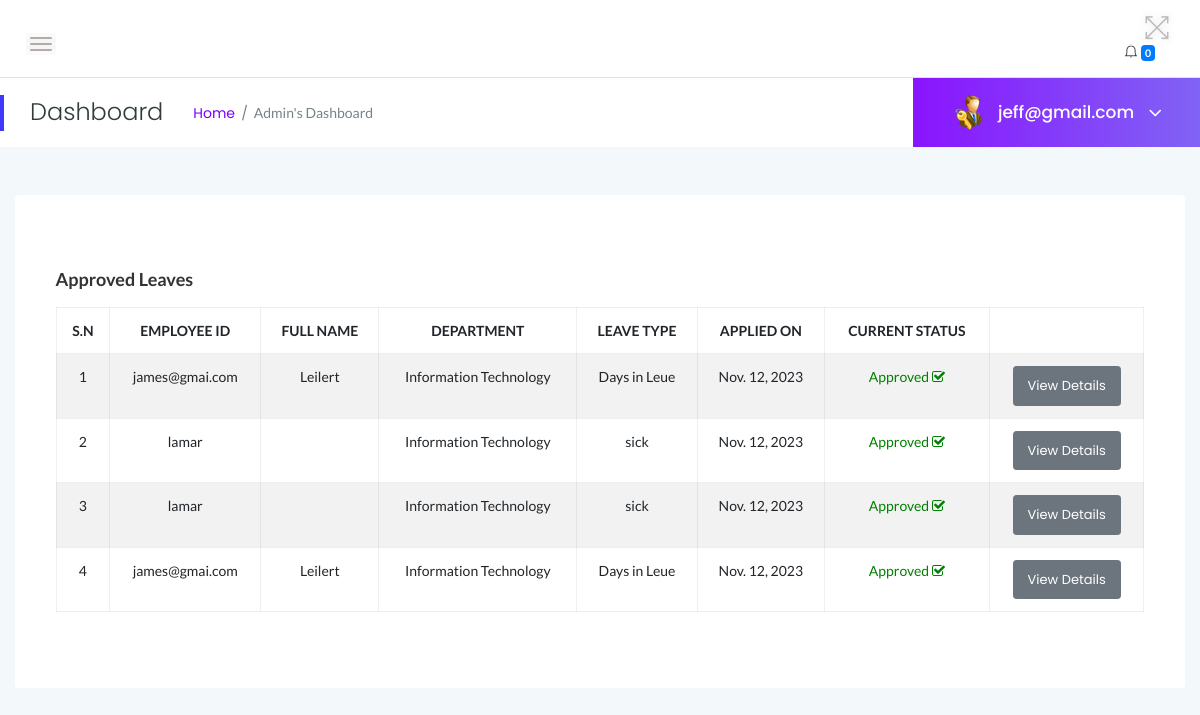
The app's page /myadmin/approved-leaves/ (signed in) with its own data.
### myadmin/models.py (models this page shows, shortened)
class Leave(models.Model):
    employee = models.ForeignKey(User, on_delete=models.CASCADE)
    leave_type = models.CharField(max_length=100, default='Annual')
    posting_date = models.DateField(auto_now_add=True)
    status = models.CharField(
        max_length=10,
        choices=STATUS_CHOICES,
        default='Pending'
    )
    leavetype = models.CharField(max_length=255, default=None)
    description = models.TextField(default=None)
    fromdate = models.DateField( default=None)
    todate = models.DateField( default=None)
    isread = models.IntegerField(default=0)
    admin_remark = models.CharField(max_length=255, default=None, null=True)

class Employee(models.Model):
    user = models.OneToOneField(User, on_delete=models.CASCADE, default=None)
    empcode = models.CharField(max_length=10, primary_key=True)
    firstName = models.CharField(max_length=100)
    lastName = models.CharField(max_length=100)
    email = models.EmailField()
    password = models.CharField(max_length=255)
    employee_type = models.CharField(
        max_length=10,
        choices=UN_CHOICES,
        default='Non-Union'
    )
    gender = models.CharField(
        max_length=10,
        choices=GENDER_CHOICES,
        default='Male'
    )
    dob = models.DateField(auto_now_add=True)
    department = models.ForeignKey(Department, on_delete=models.CASCADE)
    address = models.CharField(max_length=255, default="80100")
    city = models.CharField(max_length=100, default="Mombasa")
    country = models.CharField(max_length=100)
    mobileno = models.CharField(max_length=10)
    status = models.CharField(
        max_length=10,
        choices=EMP_CHOICES,
        default='Active'
    )
    CreationDate = models.DateField(auto_now_add=True)

class Department(models.Model):
    department_name = models.CharField(max_length=255)
    department_shortname = models.CharField(max_length=50)
    department_code = models.CharField(max_length=10)
    CreationDate = models.DateField(auto_now_add=True)
    def __str__(self):
        return self.department_name

### myadmin/views.py (the view)
# urls.py: path('approved-leaves/', views.approved_leaves, name='approved_leaves'),
@login_required
def approved_leaves(request):
    if not request.user.is_authenticated:
        return redirect('login')  # Redirect to your login page
    error = None
    msg = None
    approved_leaves = Leave.objects.filter(status=1)
    if request.method == 'POST':
        query = Leave.objects.all()
        results = query.values()
        leavtypcount = query.count()
    leaves = Leave.objects.filter(status=1).order_by('-id')
    context = {
        'error': error,
        'msg': msg,
        'approved_leaves': approved_leaves,
    }
    return render(request, 'admin/approved_leaves.html', context)

### myadmin/templates/admin/approved_leaves.html (shortened to what this page needs)
{% load static %}
<!DOCTYPE html>
<html class="no-js" lang="en">
<head>
 {% include 'admin/top.html' %}
</head>
<body>
   {% include 'admin/sidebars.html' %}
    <div class="main-content-inner">
        <div class="row">
            <div class="col-12 mt-5">
                <div class="card">
                    <div class="card-body">
                        <h4 class="header-title">Approved Leaves</h4>
                        <div class="single-table">
                            <div class="table-responsive">
                                <table class="table table-hover table-striped table-bordered progress-table text-center">
                                    <thead class="text-uppercase">
                                        <tr>
                                            <th>S.N</th>
                                            <th>Employee ID</th>
                                            <th>Full Name</th>
                                            <th>Department</th>
                                            <th>Leave Type</th>
                                            <th>Applied On</th>
                                            <th>Current Status</th>
                                            <th></th>
                                        </tr>
                                    </thead>
                                    <tbody>
                                        {% for leave in approved_leaves %}
                                        <tr>
                                            <td>{{ forloop.counter }}</td>
                                            <td>{{ leave.employee.username }}</td>
                                            <td>{{ leave.employee.empcode }} {{ leave.employee.last_name }}</td>
                                            <td>{{ user.employee.department }}</td>
                                            <td>{{ leave.leavetype }}</td>
                                            <td>{{ leave.posting_date }}</td>
                                            <td>
                                              {% if leave.status == '1' %}
                                                         <span style="color: green">Approved <i class="fa fa-check-square-o"></i></span>
                                                    {% elif leave.status == '2' %}
                                                        <span style="color: red">Declined <i class="fa fa-times"></i></span>
                                                    {% else %}
                                                        <span style="color: blue">Pending <i class="fa fa-spinner"></i></span>
                                                    {% endif %}
                                            </td>
                                            <td><a href="{% url 'myadmin:employee_leave_details' leave.id %}" class="btn btn-secondary btn-sm">View Details</a></td>
                                        </tr>
                                        {% endfor %}
                                    </tbody>
                                </table>
                            </div>
                            </div>
                        </div>
                    </div>
                </div>
            </div>
        </div>
    </div>
    </div>
</body>
</html>

### myadmin/templates/admin/sidebars.html (shortened to what this page needs)
{% load static %}
    <div class="page-container">
        <div class="main-content">
            <div class="header-area">
                <div class="row align-items-center">
                    <div class="col-md-6 col-sm-8 clearfix">
                        <div class="nav-btn pull-left">
                            <span></span>
                            <span></span>
                            <span></span>
                        </div>
                    </div>
                    <div class="col-md-6 col-sm-4 clearfix">
                        <ul class="notification-area pull-right">
                            <li id="full-view"><i class="ti-fullscreen"></i></li>
                            {% include 'admin/admin-notification.html' %}
                        </ul>
                    </div>
                </div>
            </div>
            <div class="page-title-area">
                <div class="row align-items-center">
                    <div class="col-sm-6">
                        <div class="breadcrumbs-area clearfix">
                            <h4 class="page-title pull-left">Dashboard</h4>
                            <ul class="breadcrumbs pull-left">
                                <li><a href="{% url 'myadmin:dashboard' %}">Home</a></li>
                                <li><span>Admin's Dashboard</span></li>
                            </ul>
                        </div>
                    </div>
                    <div class="col-sm-6 clearfix">
                        <div class="user-profile pull-right">
                            <img class="avatar user-thumb" src="{% static 'images/admin.png' %}" alt="avatar">
                            <h4 class="user-name dropdown-toggle" data-toggle="dropdown">{{ user.username }} <i class="fa fa-angle-down"></i></h4>
                        </div>
                    </div>
                </div>
            </div>
            <div class="main-content-inner">
                <div class="row">
                    <div class="col-12 mt-5">
                        <div class="card">

### records on screen
Leave: employee.username "james@gmai.com", employee.last_name "Leilert", leavetype "Days in Leue", posting_date "Nov. 12, 2023", status "Approved"
Leave: employee.username "lamar", leavetype "sick", posting_date "Nov. 12, 2023", status "Approved"
Leave: employee.username "lamar", leavetype "sick", posting_date "Nov. 12, 2023", status "Approved"
Leave: employee.username "james@gmai.com", employee.last_name "Leilert", leavetype "Days in Leue", posting_date "Nov. 12, 2023", status "Approved"

### other values on screen
{{ notifications|length }} "0"
{{ user.username }} "jeff@gmail.com"
{{ user.employee.department }} "Information Technology"
